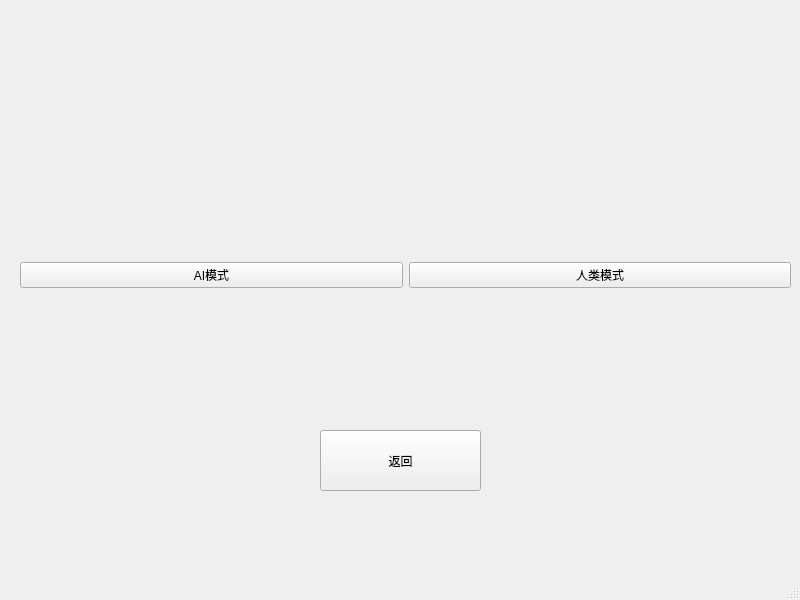
<?xml version="1.0" encoding="UTF-8"?>
<ui version="4.0">
 <class>MainWindow</class>
 <widget class="QMainWindow" name="MainWindow">
  <property name="geometry">
   <rect>
    <x>0</x>
    <y>0</y>
    <width>800</width>
    <height>600</height>
   </rect>
  </property>
  <property name="windowTitle">
   <string>MainWindow</string>
  </property>
  <widget class="QWidget" name="centralwidget">
   <widget class="QPushButton" name="back_last">
    <property name="geometry">
     <rect>
      <x>320</x>
      <y>430</y>
      <width>161</width>
      <height>61</height>
     </rect>
    </property>
    <property name="text">
     <string>返回</string>
    </property>
   </widget>
   <widget class="QWidget" name="">
    <property name="geometry">
     <rect>
      <x>20</x>
      <y>160</y>
      <width>771</width>
      <height>231</height>
     </rect>
    </property>
    <layout class="QHBoxLayout" name="horizontalLayout">
     <item>
      <widget class="QPushButton" name="pushButton">
       <property name="text">
        <string>AI模式</string>
       </property>
      </widget>
     </item>
     <item>
      <widget class="QPushButton" name="pushButton_2">
       <property name="text">
        <string>人类模式</string>
       </property>
      </widget>
     </item>
    </layout>
   </widget>
  </widget>
  <widget class="QMenuBar" name="menubar">
   <property name="geometry">
    <rect>
     <x>0</x>
     <y>0</y>
     <width>800</width>
     <height>26</height>
    </rect>
   </property>
  </widget>
  <widget class="QStatusBar" name="statusbar"/>
 </widget>
 <resources/>
 <connections/>
</ui>
